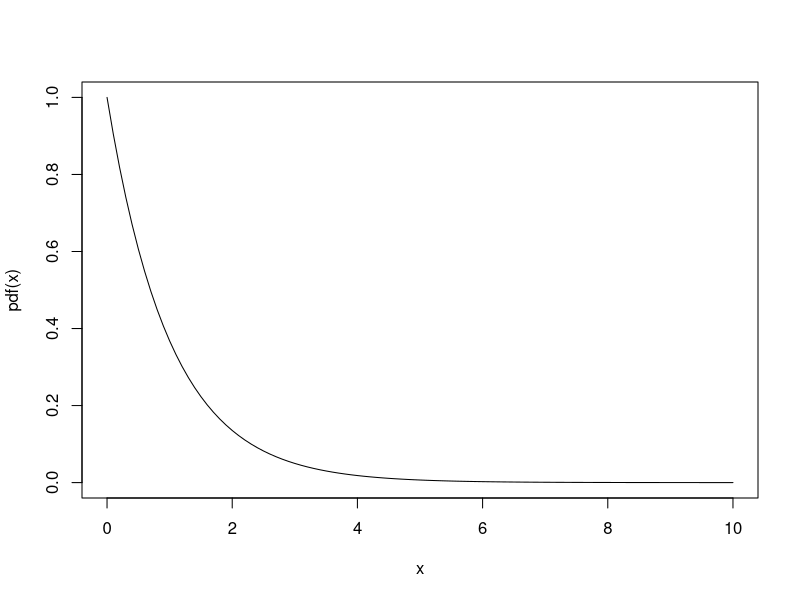

Reproduce this figure in R.
## Define the density
pdf = function(x) exp(-x)
## Plot the density
curve(pdf, 0, 10)
## Mean
mu = integrate(function(x) x*pdf(x), 0, Inf)$value
## Second central moment
mu2 = integrate(function(x) (x-mu)^2*pdf(x), 0, Inf)$value
## Third central moment
mu3 = integrate(function(x) (x-mu)^3*pdf(x), 0, Inf)$value
## Calculate skewness
skewness = mu3/(mu2^1.5)
list(mean = mu, mu2 = mu2, mu3 = mu3, skewness = skewness)
skewness
